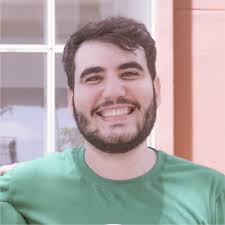
#> input picture computer-vision/book_practical_python_and_opencv/chapter 11/rapela.jpg, 225 x 225 px
$ python 11.2.py --image rapela.jpg   (older library calls are emulated)
#> lines starting #> are read from the running program, lines starting #| are printed output that depends on the picture; after the words box and inside, x2 and y2 are one past the last pixel; in counts of white or black regions, pixels touching at a corner belong together
from __future__ import print_function
import numpy as np
import argparse
import cv2

ap = argparse.ArgumentParser()
ap.add_argument("-i", "--image", required=True, help="Path to the image")
args = vars(ap.parse_args())

image = cv2.imread(args["image"])
#> image is the input picture: shape (225, 225, 3); mean B, G, R 164.9, 166, 174
gray = cv2.cvtColor(image,cv2.COLOR_BGR2GRAY)
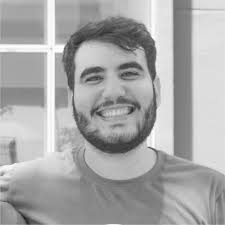
#> gray: shape (225, 225); min 30, max 255, mean 168.3
blurred = cv2.GaussianBlur(gray, (11,11), 0)
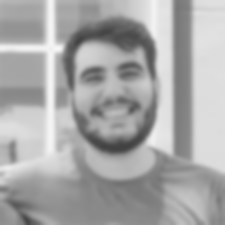
#> blurred: shape (225, 225); min 65, max 247, mean 168.2
cv2.imshow("Image", image)

edged = cv2.Canny(blurred,50,250)
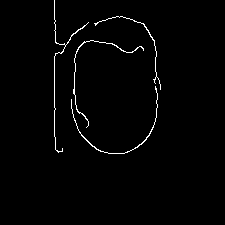
#> edged: shape (225, 225); 1.5% white in thin lines or dots, all inside (x1, y1, x2, y2) = (54, 0, 161, 154)
cv2.imshow("Edges", edged)
cv2.waitKey(0)

(_,cnts,_) = cv2.findContours(edged.copy(), cv2.RETR_EXTERNAL, cv2.CHAIN_APPROX_SIMPLE)
#> cnts = 4 contours, 1 with area under 20; largest, box (x1, y1, x2, y2) and area: (71, 86, 158, 154) 38, (73, 40, 144, 128) 36, (54, 0, 89, 153) 20

print("I count {} contours in this image".format(len(cnts)))
#| I count 4 contours in this image

cont = image.copy()
cv2.drawContours(cont, cnts, -1, (0,255,0), 2)
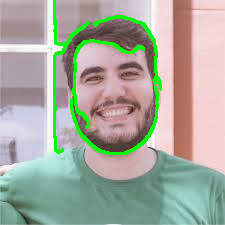
#> cont: shape (225, 225, 3); 4.67% of pixels changed, all inside (x1, y1, x2, y2) = (53, 0, 162, 155)
cv2.imshow("Cnt", cont)
cv2.waitKey(0)
